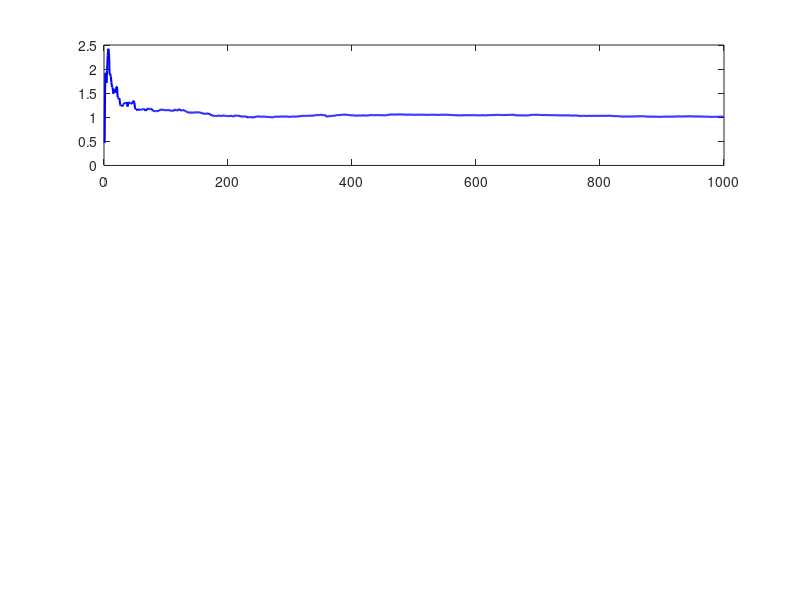

Reproduce this figure in MATLAB. (Note: this script raises an error after producing the figure.)
clear; clc; close all;

% Parameters
p = 3; % Number of predictors
n_samples = 1000; % Number of observations

% True parameters (for simulation)
beta_true = [1; -2; 3]; % True regression coefficients
sigma2_true = 1; % True noise variance
mu_X_true = [0; 0; 0]; % True mean of predictors
Sigma_X_true = eye(p); % True covariance matrix of predictors

% Generate synthetic data
X = mvnrnd(mu_X_true', Sigma_X_true, n_samples); % Generate predictors from normal distribution
y = X * beta_true + sqrt(sigma2_true) * randn(n_samples, 1); % Generate responses

% Step 1: Compute Exact Posterior Mean and Covariance without Priors
X_full = X(1:end, :); % All X data
y_full = y(1:end);    % All y data

% Exact posterior mean for beta (OLS solution)
beta_exact = (X_full' * X_full) \ (X_full' * y_full); 

% Exact posterior covariance for beta
Sigma_exact = sigma2_true * inv(X_full' * X_full);

% Exact posterior variance for sigma^2
sigma2_exact = (y_full - X_full * beta_exact)' * (y_full - X_full * beta_exact) / n_samples;

% Step 2: Initialize parameters for sequential updates (Martingale Posterior)
beta = zeros(p, 1);  % Initial estimate for beta
sigma2 = 1;  % Initial estimate for sigma^2
mu_X = zeros(p, 1);  % Initial estimate for mu_X
Sigma_X = eye(p); % Initial estimate for Sigma_X

% Step size function
epsilon_n = @(n) 1/(n+1);  % Adaptive step size

% Store parameter estimates for plotting
beta_history = zeros(p, n_samples);
sigma2_history = zeros(1, n_samples);
mu_X_history = zeros(p, n_samples);
Sigma_X_history = zeros(p, p, n_samples);

%% Step 3: Sequential updating (Martingale Posterior)
for n = 1:n_samples
    xn = X(n, :)';  % Current predictor sample (column vector)
    yn = y(n);      % Current response sample
    eps_n = epsilon_n(n);  % Adaptive step size
    
    % Update beta (Martingale Posterior)
    beta = beta + eps_n * (xn * (yn - xn' * beta));
    
    % Update sigma^2 (Martingale Posterior)
    sigma2 = sigma2 + eps_n * ((yn - xn' * beta)^2 - sigma2);
    
    % Update mu_X
    mu_X = mu_X + eps_n * (xn - mu_X);
    
    % Update Sigma_X
    Sigma_X = Sigma_X + eps_n * ((xn - mu_X) * (xn - mu_X)' - Sigma_X);
    
    % Enforce symmetry in Sigma_X to prevent numerical drift
    Sigma_X = 0.5 * (Sigma_X + Sigma_X');
    
    % Store history for visualization
    beta_history(:, n) = beta;
    sigma2_history(n) = sigma2;
    mu_X_history(:, n) = mu_X;
    Sigma_X_history(:, :, n) = Sigma_X;
    
    % Compute exact posterior mean and covariance at step n
    X_n = X(1:n, :);
    y_n = y(1:n);
    
    % Exact posterior mean for beta
    beta_exact_n = (X_n' * X_n) \ (X_n' * y_n); 
    
    % Exact posterior covariance for beta
    Sigma_exact_n = sigma2_true * inv(X_n' * X_n);
    
    % Exact posterior variance for sigma^2
    sigma2_exact_n = (y_n - X_n * beta_exact_n)' * (y_n - X_n * beta_exact_n) / n;
    
    % Compare estimates with true analytical posterior
    if mod(n, 100) == 0  % Display progress every 100 iterations
        fprintf('Iteration %d\n', n);
        fprintf('Martingale Posterior beta:\n'); disp(beta);
        fprintf('Exact Posterior beta:\n'); disp(beta_exact_n);
        fprintf('Martingale Posterior sigma^2: %f\n', sigma2);
        fprintf('Exact Posterior sigma^2: %f\n', sigma2_exact_n);
        fprintf('Martingale Posterior Covariance Matrix:\n'); disp(Sigma_X);
        fprintf('Exact Posterior Covariance Matrix:\n'); disp(Sigma_exact_n);
        fprintf('--------------------------------------\n');
    end
end

%% Plot Results
% Plot estimation history of beta
figure;
for i = 1:p
    subplot(p, 1, i);
    plot(1:n_samples, beta_history(i, :), 'b-', 'LineWidth', 1.5); hold on;
    yline(beta_true(i), 'r--', 'LineWidth', 1.5); % True value in red dashed line
    xlabel('Iterations');
    ylabel(['\beta_' num2str(i)]);
    title(['Estimation of \beta_' num2str(i)]);
    legend('Estimated', 'True');
    grid on;
end

% Plot estimation history of sigma^2
figure;
plot(1:n_samples, sigma2_history, 'b-', 'LineWidth', 1.5); hold on;
yline(sigma2_true, 'r--', 'LineWidth', 1.5);
xlabel('Iterations');
ylabel('\sigma^2');
title('Estimation of \sigma^2');
legend('Estimated', 'True');
grid on;

% Plot estimation history of elements of Sigma_X
figure;
idx = 1;
for i = 1:p
    for j = i:p  % Only upper triangular part including diagonal
        subplot(p, p, idx);
        plot(1:n_samples, squeeze(Sigma_X_history(i, j, :)), 'b-', 'LineWidth', 1.5); hold on;
        yline(Sigma_X_true(i, j), 'r--', 'LineWidth', 1.5);
        xlabel('Iterations');
        ylabel(['\Sigma_{' num2str(i) ',' num2str(j) '}']);
        title(['Estimation of \Sigma_{' num2str(i) ',' num2str(j) '}']);
        legend('Estimated', 'True');
        grid on;
        idx = idx + 1;
    end
end
